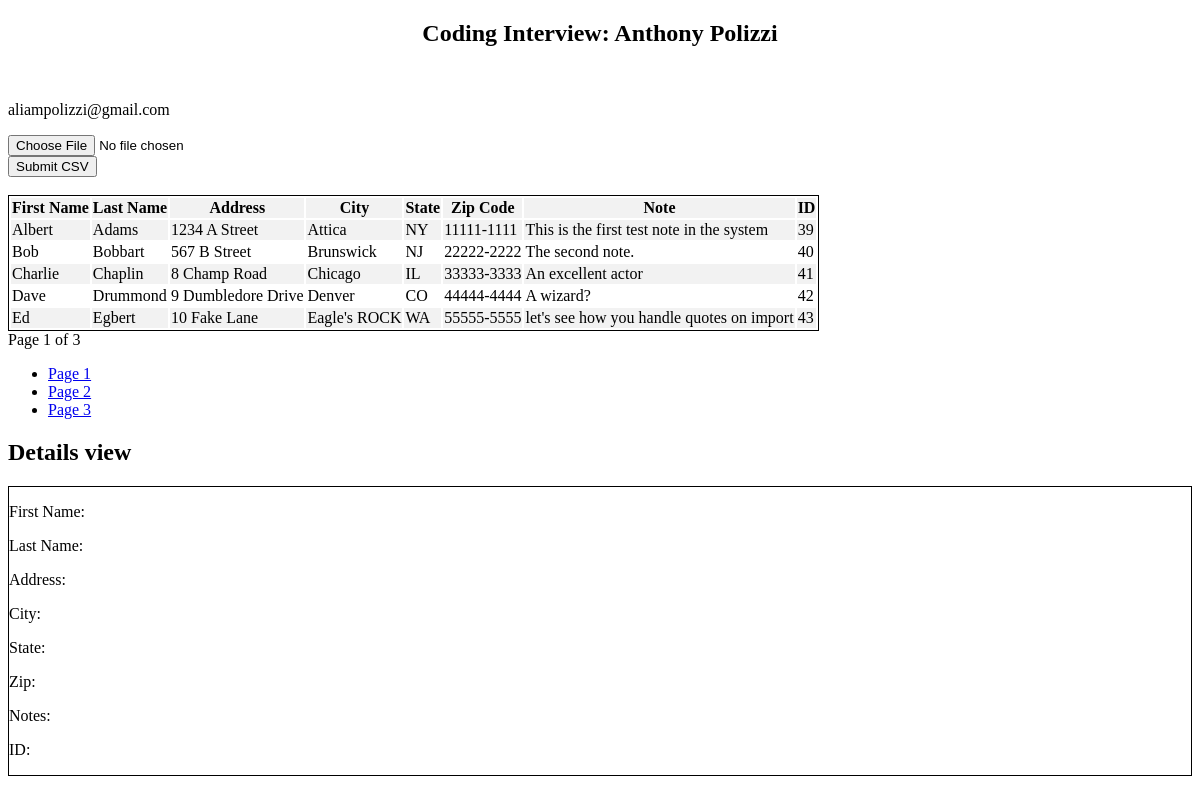
The page / on the database its author committed.
### tables this page shows
CREATE TABLE `peopletable` (
  `FirstName` varchar(25) DEFAULT NULL,
  `LastName` varchar(30) DEFAULT NULL,
  `Address` varchar(30) DEFAULT NULL,
  `City` varchar(20) DEFAULT NULL,
  `State` varchar(2) DEFAULT NULL,
  `Zip` varchar(10) DEFAULT NULL,
  `Notes` varchar(150) DEFAULT NULL,
  `ID` int NOT NULL AUTO_INCREMENT,
  PRIMARY KEY (`ID`)
);

### index.php (the view, shortened to what this page needs)
<!DOCTYPE html>
<html>
	<head>
		<link rel = "stylesheet" href = "style.css">
		<?php
			include_once "database.php";
		?>
	</head>
	<body>
		<div class=container>
			<h2 align = "center"> Coding Interview: Anthony Polizzi </h2> <br/>
			<p>aliampolizzi@gmail.com</p>
			<form action= "upload.php" id="upload_csv" method = "post" enctype = "multipart/form-data">
			<div>
				<input type = "file" name = "csv_file"/>
			</div>
			<div>
				<input type="submit" name="submit" id="submit" value = "Submit CSV"/>
			</div>
			</form>
			<br/>
			<div class = "table-responsive" id = "people_table_container">
				<table class = "table" id = "people_table">
					<thead>
					<tr>
						<th>First Name</th>
						<th>Last Name</th>
						<th>Address</th>
						<th>City</th>
						<th>State</th>
						<th>Zip Code</th>
						<th>Note</th>
						<th>ID</th>
					</tr></thead>
					<tbody>
					<?php
					$records_per_page = 5;
					$num_records = mysqli_fetch_array(mysqli_query($connect,"SELECT COUNT(*) AS num_recs FROM peopletable;"))['num_recs'];
					$num_pages = ceil($num_records / $records_per_page);
					if(isset($_GET['page_num']) && $_GET['page_num']!="")
					{
						$page_num = $_GET['page_num'];
					} else{
						$page_num = 1;
					}
					$offset = ($page_num-1)*$records_per_page;
					$query = "SELECT * FROM peopletable LIMIT ".$offset.", ".$records_per_page.";";
					$results = mysqli_query($connect, $query);
					while($row= mysqli_fetch_array($results)){
					?>
					<tr>
					<td><?php echo $row["FirstName"]; ?></td>
					<td><?php echo $row["LastName"]; ?></td>
					<td><?php echo $row["Address"]; ?></td>
					<td><?php echo $row["City"]; ?></td>
					<td><?php echo $row["State"]; ?></td>
					<td><?php echo $row["Zip"]; ?></td>
					<td><?php echo $row["Notes"]; ?></td>
					<td><?php echo $row["ID"]; ?> </td>
					</tr>
					<?php
						}
					?>
					</tbody>
				</table>
			</div>
			<div>
				Page <?php echo $page_num . " of ". $num_pages; ?>
				<ul class = "pagination">
					<li><a href = '?page_num=1'>Page 1</a></li>
					<li><a href = '?page_num=2'>Page 2</a></li>
					<li><a href = '?page_num=3'>Page 3</a></li>
				</ul>
			</div>
			<div id=details-label>
				<h2>Details view</h2>
			</div>
			<div class = 'dtable' id="dtable">
				<p>First Name: </p>
				<p>Last Name: </p>
				<p>Address: </p>
				<p>City: </p>
				<p>State: </p>
				<p>Zip: </p>
				<p>Notes: </p>
				<p>ID: </p>
			</div>
		</div>
	</body>
</html>

### style.css (style rules this page uses)
tr:nth-child(odd) { background-color: #f2f2f2; }
table { border: 1px solid black; }
#dtable { border: 1px solid black; }

### rows shown on the page
peopletable: FirstName "Albert", LastName "Adams", Address "1234 A Street", City "Attica", State "NY", Zip "11111-1111", Notes "This is the first test note in the system", ID "39"
peopletable: FirstName "Bob", LastName "Bobbart", Address "567 B Street", City "Brunswick", State "NJ", Zip "22222-2222", Notes "The second note.", ID "40"
peopletable: FirstName "Charlie", LastName "Chaplin", Address "8 Champ Road", City "Chicago", State "IL", Zip "33333-3333", Notes "An excellent actor", ID "41"
peopletable: FirstName "Dave", LastName "Drummond", Address "9 Dumbledore Drive", City "Denver", State "CO", Zip "44444-4444", Notes "A wizard?", ID "42"
peopletable: FirstName "Ed", LastName "Egbert", Address "10 Fake Lane", City "Eagle's ROCK", State "WA", Zip "55555-5555", Notes "let's see how you handle quotes on import", ID "43"

### other values the page prints
$page_num "1"
$num_pages "3"
